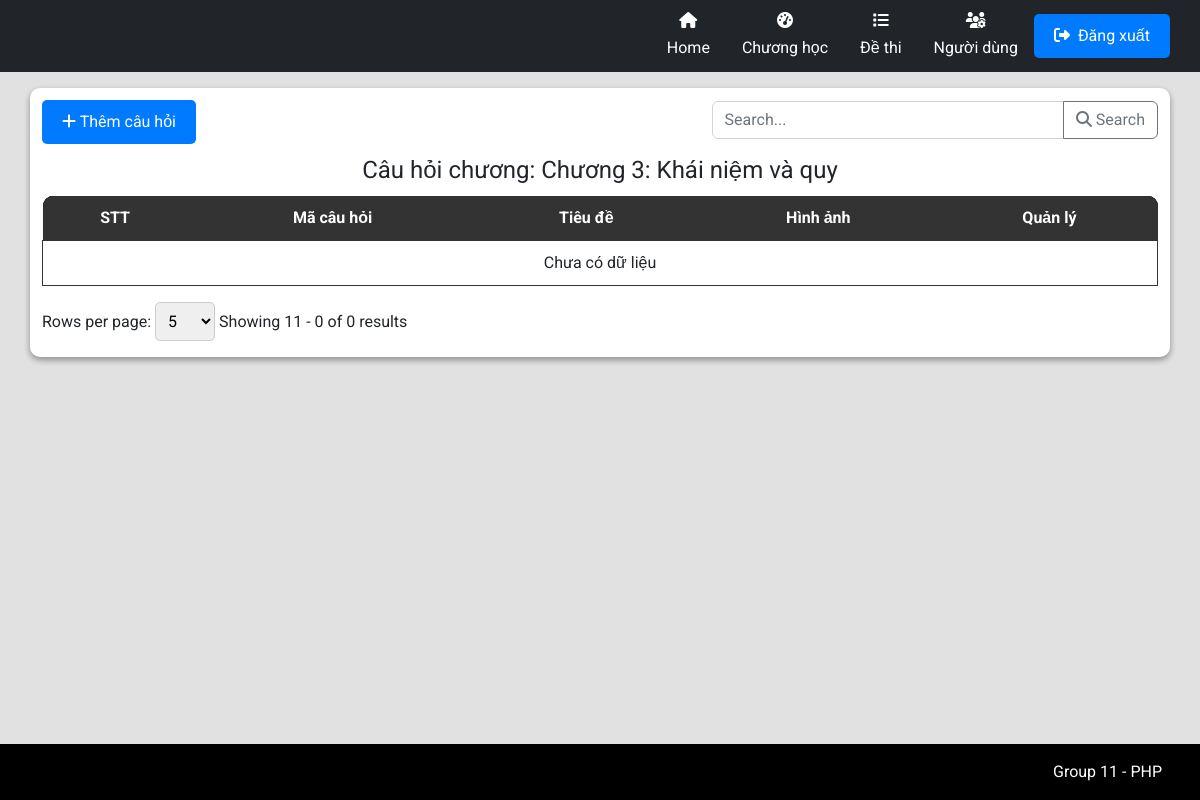
/admin/AdminIndex.php?workingPage=question&chapterId=48bc05e7-5143-4fb3-8ecb-a53ad21c18cd&limit=5&page=3, run on an earlier commit of the app's database.
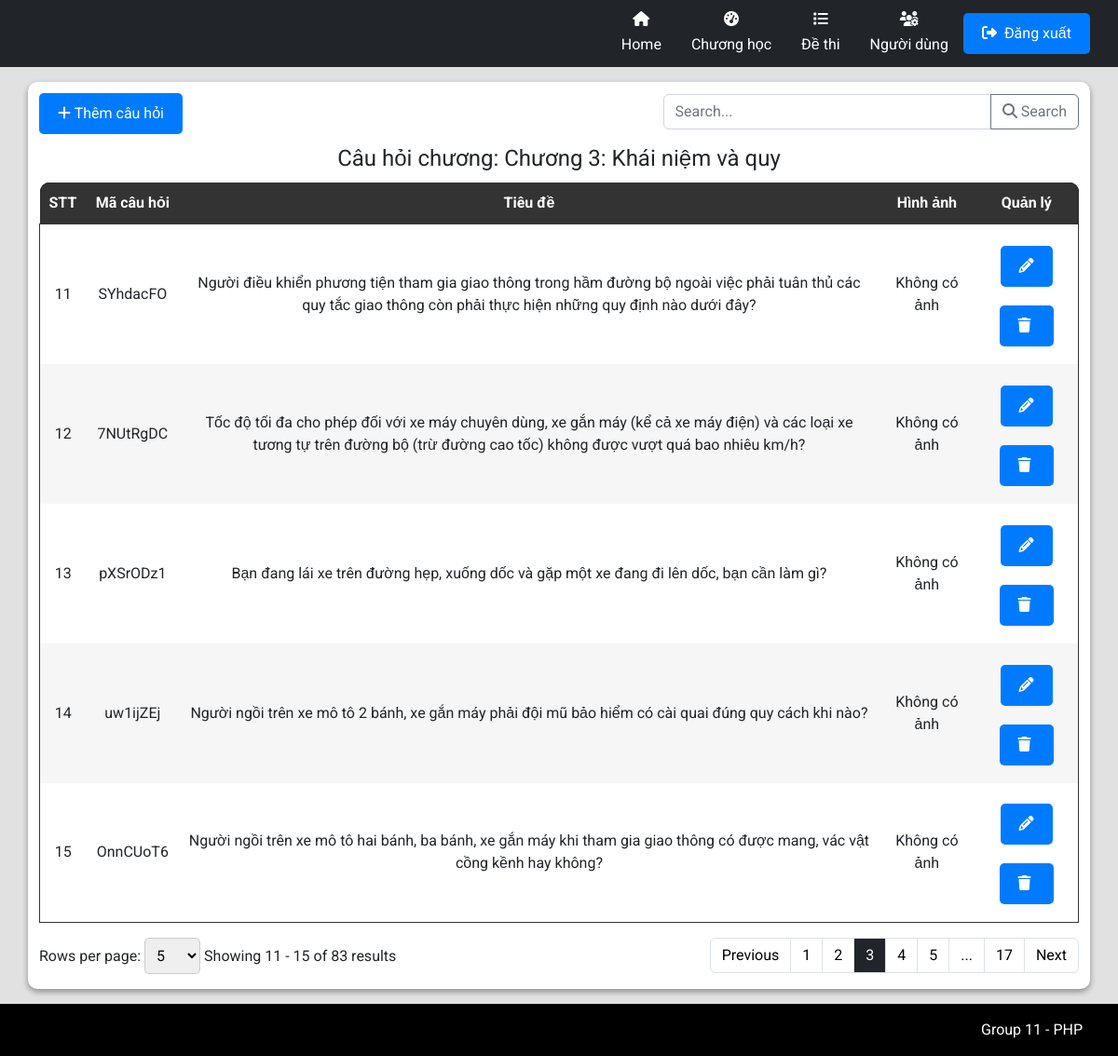
And on a later commit of the database.
### tables this page shows
CREATE TABLE `tbl_question` (
  `id` varchar(36) NOT NULL,
  `code` varchar(255) DEFAULT NULL,
  `questionImage` varchar(255) DEFAULT NULL,
  `title` text DEFAULT NULL,
  `chapterId` varchar(36) DEFAULT NULL,
  `option_1` text DEFAULT NULL,
  `option_2` text DEFAULT NULL,
  `option_3` text DEFAULT NULL,
  `option_4` text DEFAULT NULL,
  `trueAnswer` int(1) DEFAULT NULL,
  `isDanger` tinyint(1) DEFAULT NULL
);

### admin/pages/Question/QuestionIndex.php (shortened to what the changed rows need)
<link rel="stylesheet" href="./styles/ProductStyles.css">
<?php $chapterId = $_GET["chapterId"] ?>
<?php
$countAllSql = "SELECT * FROM tbl_question WHERE chapterId='$chapterId'";
$total_records = mysqli_num_rows(mysqli_query($connect, $countAllSql));
$pageIndex = isset($_GET['page']) ? $_GET['page'] : 1;
$pageSize = isset($_GET['limit']) ? $_GET['limit'] : 5;
$total_page = ceil($total_records / $pageSize);
$start = ($pageIndex - 1) * $pageSize;
$getTableDataSql = "";
if (isset($_GET['search']) && !empty($_GET['search'])) {
    $search = $_GET['search'];
    $getTableDataSql = "SELECT * FROM tbl_question WHERE chapterId='$chapterId' AND title LIKE '%$search%' LIMIT $start, $pageSize";
} else {
    $getTableDataSql = "SELECT * FROM tbl_question WHERE chapterId='$chapterId' LIMIT $start, $pageSize";
}
$tableData = mysqli_query($connect, $getTableDataSql);
?>
<div class="text-left flex justify-between">
    <button type="button" class="btn btn-primary mb-2 mt-3" data-bs-toggle="modal" data-bs-target="#addQuestion">
        <i class="fa-solid fa-plus"></i>
        Thêm câu hỏi
    </button>
    <div class="input-group mb-3 align-center mt-3 w-40">
        <input type="text" class="form-control" placeholder="Search..." aria-label="Recipient's username" name="search" id="search-input" aria-describedby="button-addon2">
        <button class="btn btn-outline-secondary" id="search-button" onclick="performSearch()" name="ok">
            <i class="fa-solid fa-magnifying-glass"></i>
            Search
        </button>
    </div>
</div>
<div class="container p-0">
    <table class="w-100">
        <?php
        $tableData_1 = mysqli_query($connect, "SELECT * FROM tbl_chapter WHERE id='$chapterId'");
        $getChapter = mysqli_fetch_array($tableData_1);
        ?>
        <legend class="text-center">Câu hỏi chương: <?php echo $getChapter['name'] ?></legend>
        <thead class="table-head w-100">
            <tr class="table-heading">
                <th class="noWrap">STT</th>
                <th class="noWrap">Mã câu hỏi</th>
                <th class="noWrap">Tiêu đề</th>
                <th class="noWrap">Hình ảnh</th>
                <th class="noWrap">Quản lý </th>
            </tr>
        </thead>
        <tbody class="table-body">
            <?php
            $displayquestion = 0;
            $hasData = false;
            while ($row = mysqli_fetch_array($tableData)) {
                $displayquestion++;
                $hasData = true;
            ?>
                <tr>
                    <td>
                        <?php echo $displayquestion + ($pageIndex - 1) * $pageSize; ?>
                    </td>
                    <td class="tensanpham">
                        <?php echo $row['code'] ?>
                    </td>
                    <td>
                        <?php echo $row['title'] ?>
                    </td>
                    <td>
                        <?php if (!empty($row['questionImage'])) : ?>
                            <img width="200px" src="<?php echo $row['questionImage']; ?>" alt="">
                        <?php else : echo "Không có ảnh"; ?>
                        <?php endif; ?>
                    </td>
                    <td>
                        <button type="button" class="btn btn-primary mb-2 mt-3 con-tooltip top" data-bs-toggle="modal" data-bs-target="#editPopup_<?php echo $row['id']; ?>">
                            <i class="fa-solid fa-pencil"></i>
                        </button>
                        <button type="button" class="btn btn-primary mb-2 mt-3 con-tooltip top" data-bs-toggle="modal" data-bs-target="#confirmPopup_<?php echo $row['id']; ?>">
                            <i class="fa-solid fa-trash mr-1"></i>
                        </button>
                    </td>
                </tr>
            <?php
            }
            if (!$hasData) {
            ?>
                <tr>
                    <td colspan="8">
                        Chưa có dữ liệu
                    </td>
                </tr>
            <?php
            }
            ?>
        </tbody>
    </table>
    <form action="" method="GET">
        <nav class="row py-2" aria-label="Page navigation example">
            <div class="paganation-infor col py-2">
                <form action="" method="GET">
                    <label for="limitSelect">Rows per page:</label>
                    <select name="limit" id="limitSelect" onchange="updatePageAndLimit()">
                        <option value="5" <?php if ($pageSize == 5) echo 'selected'; ?>>5</option>
                    </select>
                </form>
                <label class="mr-4">Showing
                    <?php
                    $startItem = ($pageIndex - 1) * $pageSize + 1;
                    $endItem = min($pageIndex * $pageSize, $total_records);
                    echo "{$startItem} - {$endItem} of {$total_records} results";
                    ?>
                </label>
            </div>
            <ul class="m-0 pagination justify-content-end py-2 col">
                <li class="page-item">
                    <?php
                    if ($pageIndex > 1 && $total_page > 1) {
                        echo '<a class="page-link text-reset text-black" aria-label="Previous" href="?workingPage=question&limit=' . ($pageSize) . '&page=' . ($pageIndex - 1) . '">
                        Previous
                        </a>';
                    }
                    ?>
                </li>
                <?php
                $range = 3;
                for ($i = 1; $i <= $total_page; $i++) {
                    if ($i == $pageIndex) {
                        echo '<li class="page-item light">
                        <span name="page" class="page-link text-reset text-white bg-dark" href="?workingPage=question&chapterId='.($chapterId).'&limit=' . ($pageSize) . '&page=' . ($i) . '"> ' . ($i) . ' </span>
                        </li>';
                    } else {
                        if ($i == 1) {
                            echo '<li class="page-item light">
                            <a name="page" class="page-link text-reset text-black" href="?workingPage=question&chapterId='.($chapterId).'&limit=' . ($pageSize) . '&page=' . ($i) . '"> ' . ($i) . ' </a>
                            </li>';
                        }
                        else if ($i > $pageIndex - $range && $i < $pageIndex + $range) {
                            echo '<li class="page-item light">
                            <a name="page" class="page-link text-reset text-black" href="?workingPage=question&chapterId='.($chapterId).'&limit=' . ($pageSize) . '&page=' . ($i) . '"> ' . ($i) . ' </a>
                            </li>';
                        }
                        else if ($i == $total_page) {
                            echo '<li class="page-item light">
                            <a name="page" class="page-link text-reset text-black" href="?workingPage=question&chapterId='.($chapterId).'&limit=' . ($pageSize) . '&page=' . ($i) . '"> ' . ($i) . ' </a>
                            </li>';
                        }
                        if (($i == $pageIndex - $range - 1 && $pageIndex - $range > 2) || ($i == $pageIndex + $range + 1 && $pageIndex + $range < $total_page - 1)) {
                            echo '<li class="page-item light">
                            <span class="page-link text-reset text-black"> ... </span>
                            </li>';
                        }
                    }
                }
                ?>
                <?php
                if ($pageIndex < $total_page && $total_page > 1) {
                    echo '<li class="page-item light">
                    <a name="page" class="page-link text-reset text-black" aria-label="Next" href="?workingPage=question&chapterId='.($chapterId).'&limit=' . ($pageSize) . '&page=' . ($pageIndex + 1) . '">
                    Next
                    </a>
                    </li>';
                }
                ?>
            </ul>
    </form>
</div>

What changed in the data, as far as the page shows it:
added tbl_question: pageSize "11", code "SYhdacFO", title "Người điều khiển phương tiện tham gia giao thông trong hầm đường bộ ngoài việc phải tuân thủ các quy tắc giao thông còn phải thực hiện những quy định nào dưới đây?", shows "Không có ảnh"
added tbl_question: pageSize "12", code "7NUtRgDC", title "Tốc độ tối đa cho phép đối với xe máy chuyên dùng, xe gắn máy (kể cả xe máy điện) và các loại xe tương tự trên đường bộ (trừ đường cao tốc) không được vượt quá bao nhiêu km/h?", shows "Không có ảnh"
added tbl_question: pageSize "13", code "pXSrODz1", title "Bạn đang lái xe trên đường hẹp, xuống dốc và gặp một xe đang đi lên dốc, bạn cần làm gì?", shows "Không có ảnh"
added tbl_question: pageSize "14", code "uw1ijZEj", title "Người ngồi trên xe mô tô 2 bánh, xe gắn máy phải đội mũ bảo hiểm có cài quai đúng quy cách khi nào?", shows "Không có ảnh"
added tbl_question: pageSize "15", code "OnnCUoT6", title "Người ngồi trên xe mô tô hai bánh, ba bánh, xe gắn máy khi tham gia giao thông có được mang, vác vật cồng kềnh hay không?", shows "Không có ảnh"
Also different on the page:
$endItem: "0" → "15"
$total_records: "0" → "83"
text no longer shown: "Chưa có dữ liệu"
text now shown: "Previous Next"
new list line: "1"
new list line: "2"
new list line: "3"
new list line: "4"
new list line: "5"
new list line: "17"
